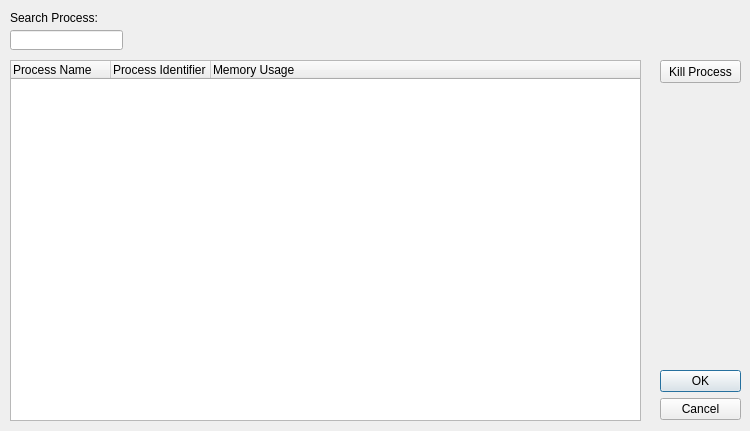
<?xml version="1.0" encoding="UTF-8"?>
<ui version="4.0">
 <class>ProcessViewerDialog</class>
 <widget class="QDialog" name="ProcessViewerDialog">
  <property name="geometry">
   <rect>
    <x>0</x>
    <y>0</y>
    <width>750</width>
    <height>431</height>
   </rect>
  </property>
  <property name="windowTitle">
   <string>Dialog</string>
  </property>
  <widget class="QDialogButtonBox" name="buttonBox">
   <property name="geometry">
    <rect>
     <x>660</x>
     <y>370</y>
     <width>81</width>
     <height>61</height>
    </rect>
   </property>
   <property name="orientation">
    <enum>Qt::Vertical</enum>
   </property>
   <property name="standardButtons">
    <set>QDialogButtonBox::Cancel|QDialogButtonBox::Ok</set>
   </property>
  </widget>
  <widget class="QTreeWidget" name="treeWidget">
   <property name="geometry">
    <rect>
     <x>10</x>
     <y>60</y>
     <width>631</width>
     <height>361</height>
    </rect>
   </property>
   <column>
    <property name="text">
     <string>Process Name</string>
    </property>
   </column>
   <column>
    <property name="text">
     <string>Process Identifier</string>
    </property>
   </column>
   <column>
    <property name="text">
     <string>Memory Usage</string>
    </property>
   </column>
  </widget>
  <widget class="QPushButton" name="pushButton_KillProcess">
   <property name="geometry">
    <rect>
     <x>660</x>
     <y>60</y>
     <width>81</width>
     <height>23</height>
    </rect>
   </property>
   <property name="text">
    <string>Kill Process</string>
   </property>
  </widget>
  <widget class="QLineEdit" name="searchProcessLineEdit">
   <property name="geometry">
    <rect>
     <x>10</x>
     <y>30</y>
     <width>113</width>
     <height>20</height>
    </rect>
   </property>
  </widget>
  <widget class="QLabel" name="label">
   <property name="geometry">
    <rect>
     <x>10</x>
     <y>10</y>
     <width>91</width>
     <height>16</height>
    </rect>
   </property>
   <property name="text">
    <string>Search Process:</string>
   </property>
  </widget>
 </widget>
 <resources/>
 <connections>
  <connection>
   <sender>buttonBox</sender>
   <signal>accepted()</signal>
   <receiver>ProcessViewerDialog</receiver>
   <slot>accept()</slot>
   <hints>
    <hint type="sourcelabel">
     <x>248</x>
     <y>254</y>
    </hint>
    <hint type="destinationlabel">
     <x>157</x>
     <y>274</y>
    </hint>
   </hints>
  </connection>
  <connection>
   <sender>buttonBox</sender>
   <signal>rejected()</signal>
   <receiver>ProcessViewerDialog</receiver>
   <slot>reject()</slot>
   <hints>
    <hint type="sourcelabel">
     <x>316</x>
     <y>260</y>
    </hint>
    <hint type="destinationlabel">
     <x>286</x>
     <y>274</y>
    </hint>
   </hints>
  </connection>
 </connections>
</ui>
